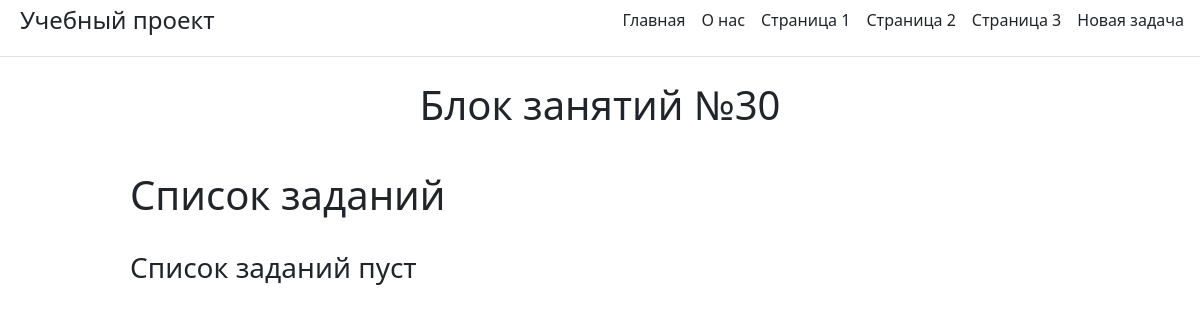
/, run on an earlier commit of the app's database.
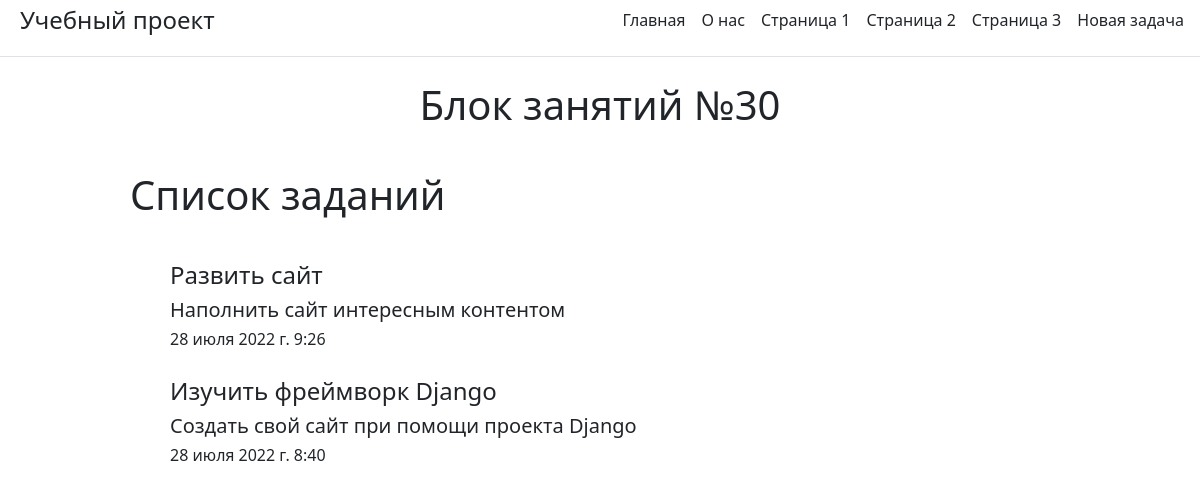
And on a later commit of the database.
### main/models.py (models this page shows)
class Task(models.Model):
    title = models.CharField(max_length=50)
    body = models.TextField()
    fio = models.CharField(max_length=100, default="")
    job = models.CharField(max_length=50, default="")
    created_on = models.DateTimeField(auto_now_add=True)
    last_modified = models.DateTimeField(auto_now=True)

### main/views.py (the view)
# urls.py: path('', views.index, name='home'),
def index(request):
    task = Task.objects.order_by("-created_on")
    parameters = {'title': 'Главная страница',
                  'tasks': task
                  }
    return render(request, 'index.html', parameters)

### main/templates/index.html (shortened to what this page needs)
{% extends "base.html" %}
{% block page_content %}
    <h1 align="center">Блок занятий №30</h1>
    <br>
     <div class="layer1">
         <h1 >Список заданий</h1><br>
         {% if tasks %}
             {% for i in tasks%}
                 <div class="layer2">
                 <h4 >{{i.title}}</h4>
                 <h5>{{i.body}}</h5>
                 <h6>{{i.created_on}}</h6>
                 </div>
             {%endfor%}
         {%else%}
            <h3>Список заданий пуст</h3>
         {% endif%}
     </div>
{% endblock %}

What changed in the data, as far as the page shows it:
added Task: title "Развить сайт", body "Наполнить сайт интересным контентом", created_on "28 июля 2022 г. 9:26"
added Task: title "Изучить фреймворк Django", body "Создать свой сайт при помощи проекта Django", created_on "28 июля 2022 г. 8:40"
Also different on the page:
text no longer shown: "Список заданий пуст"
